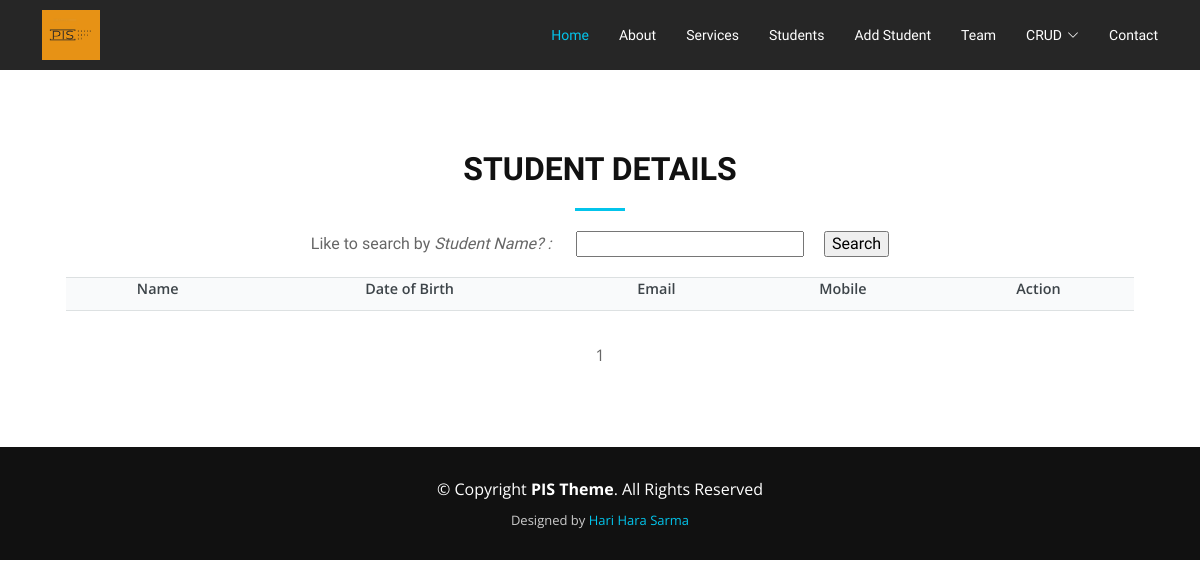
/students/, run on an earlier commit of the app's database.
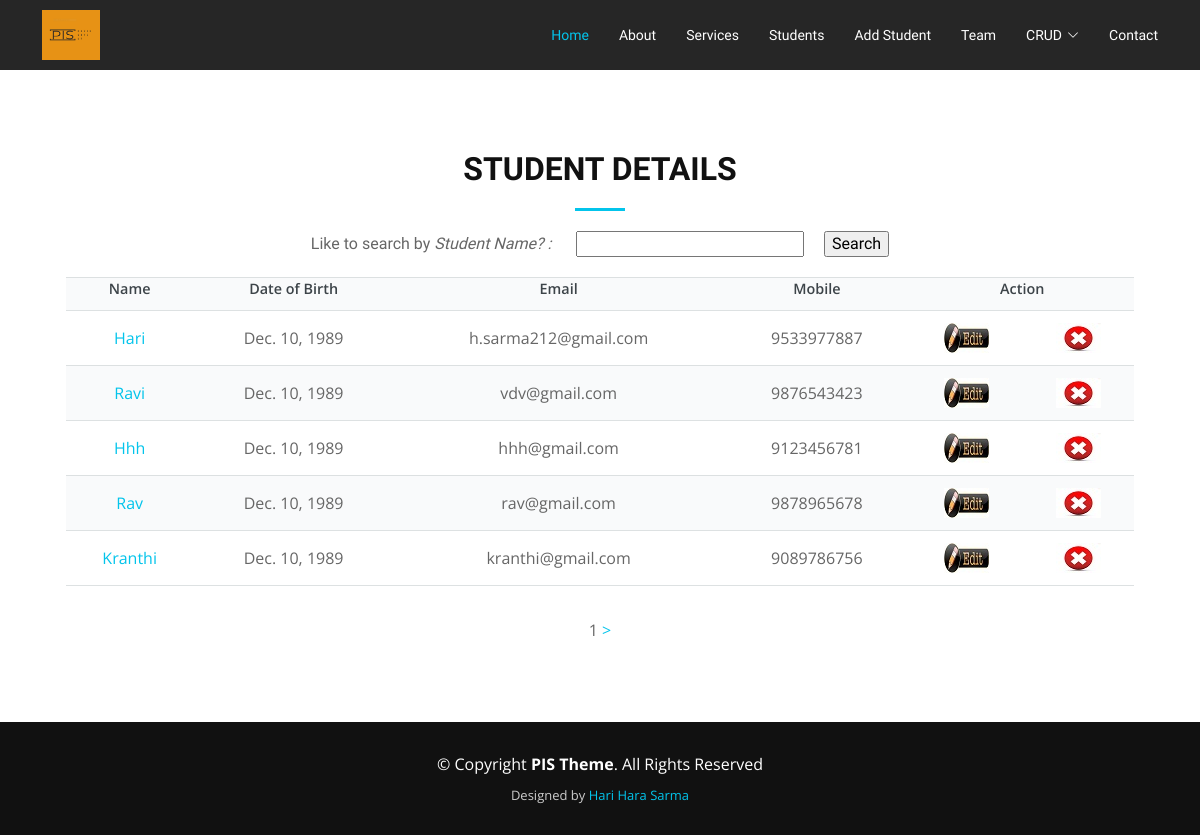
And on a later commit of the database.
### MyApp/models.py (models this page shows, shortened)
class Student(models.Model):
	batch = models.ForeignKey(Batch, on_delete=models.CASCADE)
	name = models.CharField(max_length=100)
	dob = models.DateField()
	mail_id = models.CharField(max_length=100, unique=True)
	mobile = models.CharField(max_length=13, unique=True)

### MyApp/views.py (the view)
# urls.py: path('students/', views.students),
def students(request):
	students = Student.objects.all()
	p = Paginator(students, 5)
	page_number = request.GET.get('page')
	try:
		page_obj = p.get_page(page_number)  # returns the desired page object
	except PageNotAnInteger:
		page_obj = p.page(1)
	except EmptyPage:
		page_obj = p.page(p.num_pages)
	return render(request, 'students.html', {
		'page_obj': page_obj,
		'stu_names': [i.name for i in students]
		}
		)

### MyApp/Templates/students.html (shortened to what this page needs)
<!DOCTYPE html>
<html lang="en">
  {% load static %}
  <head>
    {% include 'head.html' %}
  </head>
  <body>
    {% include 'header.html' %}
    <section id="portfolio">
    <div class="container" data-aos="fade-up">
      <div class="row">
        <div class="col-md-12">
          <h3 class="section-title">Student Details</h3>
          <div class="section-title-divider"></div>
        </div>
      </div>
      <div class="row">
        <div class="col-lg-12 d-flex justify-content-center">
          <div class="container">
            <form action="/search_student/" method="POST">
              <h6 align="center">Like to search by <i>Student Name? : </i>&emsp;
              <input type="text" name="stu_name">&emsp;
              <input type="submit" value="Search">
              </h6>
            </form>
            <table>
              <tr>
                <th>Name</th>
                <th>Date of Birth</th>
                <th>Email</th>
                <th>Mobile</th>
                <th colspan="2" text-align="center">Action</th>
              </tr>
              {% for i in page_obj.object_list %}
              <tr>
                <td><a href="/view_student/{{i.id}}">{{i.name}}</a></td>
                <td>{{i.dob}}</td>
                <td>{{i.mail_id}}</td>
                <td>{{i.mobile}}</td>
                <td><a href="/edit_student/"><img src="{% static 'assets/img/edit.jpg' %}" ></a></td>
                <td><a href="/delete_student/"><img src="{% static 'assets/img/delete.png' %}" ></a></td>
              </tr>
            {% endfor %}
          </table>
          <center>
            <span>{{page_obj.number}}</span>
            {%if page_obj.has_next %}
                <a href="?page={{page_obj.next_page_number}}#portfolio">></a>
            {% endif %}
        </center>
        </div>
        </div>
      </div>
    </div>
  </section>
    {% include 'footer.html' %}
  </body>
</html>

### MyApp/Templates/head.html (shortened to what this page needs)
{% load static %}
<link href="{% static 'assets/vendor/aos/aos.css' %}" rel="stylesheet">
<link href="{% static 'assets/vendor/bootstrap/css/bootstrap.min.css' %}" rel="stylesheet">
<link href="{% static 'assets/vendor/bootstrap-icons/bootstrap-icons.css' %}" rel="stylesheet">
<link href="{% static 'assets/vendor/glightbox/css/glightbox.min.css' %}" rel="stylesheet">
<link href="{% static 'assets/vendor/swiper/swiper-bundle.min.css' %}" rel="stylesheet">
<link href="{% static 'assets/css/style.css' %}" rel="stylesheet">

### MyApp/Templates/header.html (shortened to what this page needs)
{% load static %}
<header id="header" class="d-flex align-items-center">
  <div class="container d-flex align-items-center justify-content-between">
    <a href="/home/" class="logo mr-auto"><img src="{% static 'assets/img/test_logo.png' %}" alt=""></a>
    <nav id="navbar" class="navbar">
      <ul>
        <li><a class="nav-link scrollto active" href="/home/">Home</a></li>
        <li><a class="nav-link scrollto" href="/about/">About</a></li>
        <li><a class="nav-link scrollto" href="/service/">Services</a></li>
        <li><a class="nav-link scrollto " href="/students/">Students</a></li>
        <li><a class="nav-link scrollto" href="/add_student/">Add Student</a></li>
        <li><a class="nav-link scrollto" href="/team/">Team</a></li>
        <li class="dropdown"><a href="#"><span>CRUD</span> <i class="bi bi-chevron-down"></i></a>
        </li>
        <li><a class="nav-link scrollto" href="/contact/">Contact</a></li>
      </ul>
    </nav>
  </div>
</header>

### MyApp/Templates/footer.html (shortened to what this page needs)
{% load static %}
<footer id="footer">
  <div class="container">
    <div class="row">
      <div class="col-md-12">
        <div class="copyright">
          &copy; Copyright <strong>PIS Theme</strong>. All Rights Reserved
        </div>
        <div class="credits">
          Designed by <a href="https://bootstrapmade.com/">Hari Hara Sarma</a>
        </div>
      </div>
    </div>
  </div>
</footer>

### MyApp/Templates/js_files.html (shortened to what this page needs)
{% load static %}

### MyApp/static/assets/css/style.css (style rules this page uses)
body { background: #fff; color: #666666; font-family: "Open Sans", sans-serif; }
a { text-decoration: none; color: #03C4EB; transition: 0.5s; }
h1, h2, h3, h4, h5, h6 { font-family: "Raleway", sans-serif; font-weight: 400; margin: 0 0 20px 0; padding: 0; }
table { margin: 0 0 2em 0; width: 100%; }
table tbody tr { border: solid 1px rgba(210, 215, 217, 0.75); border-left: 0; border-right: 0; text-align: center; }
table tbody tr:nth-child(2n + 1) { background-color: rgba(230, 235, 237, 0.25); text-align: center; }
table td { padding: 0.75em 0.75em; text-align: center; }
table th { color: #3d4449; font-size: 0.9em; font-weight: 600; padding: 0 0.75em 0.75em 0.75em; text-align: center; }
#header { background: #0d0d0d; transition: all 0.5s; z-index: 997; height: 70px; }
#header.fixed-top { background: rgba(0, 0, 0, 0.85); }
#header .logo { font-size: 30px; margin: 0; padding: 0; line-height: 1; font-weight: 400; letter-spacing: 2px; text-transform: uppercase; }
#header .logo img { height: 50px; }
.scrolled-offset { margin-top: 70px; }
.navbar { padding: 0; }
.navbar ul { margin: 0; padding: 0; display: flex; list-style: none; align-items: center; }
.navbar li { position: relative; }
.navbar a, .navbar a:focus { display: flex; align-items: center; justify-content: space-between; padding: 10px 0 10px 30px; font-family: "Raleway", sans-serif; font-size: 14px; color: #fff; white-space: nowrap; transition: 0.3s; }
.navbar a i, .navbar a:focus i { font-size: 12px; line-height: 0; margin-left: 5px; }
.navbar a:hover, .navbar .active, .navbar .active:focus, .navbar li:hover > a { color: #03C4EB; }
section { overflow: hidden; }
.section-title { font-size: 32px; color: #111; text-transform: uppercase; text-align: center; font-weight: 700; }
.section-title-divider { width: 50px; height: 3px; background: #03C4EB; margin: 0 auto; margin-bottom: 20px; }
#portfolio { background: #fff; padding: 80px 0; }
#footer { background: #111; padding: 30px 0; color: #fff; }
#footer .copyright { text-align: center; }
#footer .credits { padding-top: 10px; text-align: center; font-size: 13px; color: #ccc; }

What changed in the data, as far as the page shows it:
added Student: name "Hari", dob "Dec. 10, 1989", mail_id "h.sarma212@gmail.com", mobile "9533977887"
added Student: name "Ravi", dob "Dec. 10, 1989", mail_id "vdv@gmail.com", mobile "9876543423"
added Student: name "Hhh", dob "Dec. 10, 1989", mail_id "hhh@gmail.com", mobile "9123456781"
added Student: name "Rav", dob "Dec. 10, 1989", mail_id "rav@gmail.com", mobile "9878965678"
added Student: name "Kranthi", dob "Dec. 10, 1989", mail_id "kranthi@gmail.com", mobile "9089786756"
